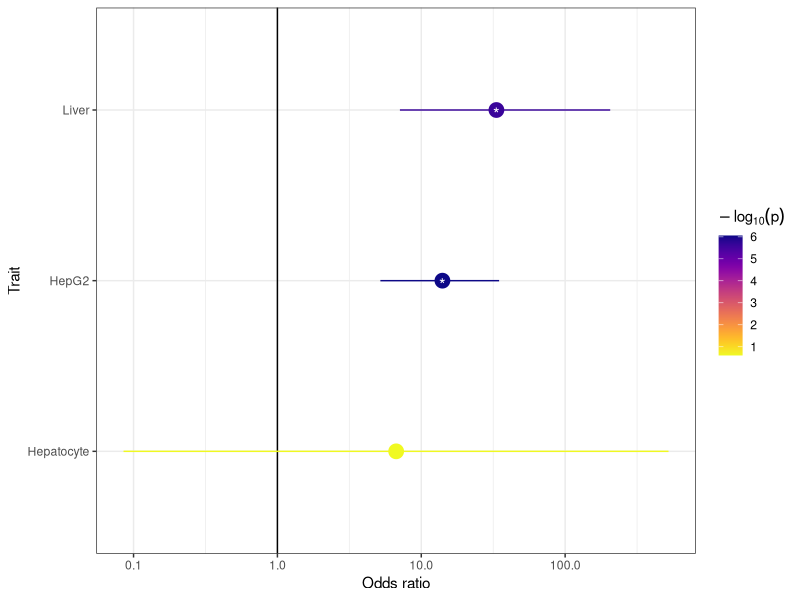
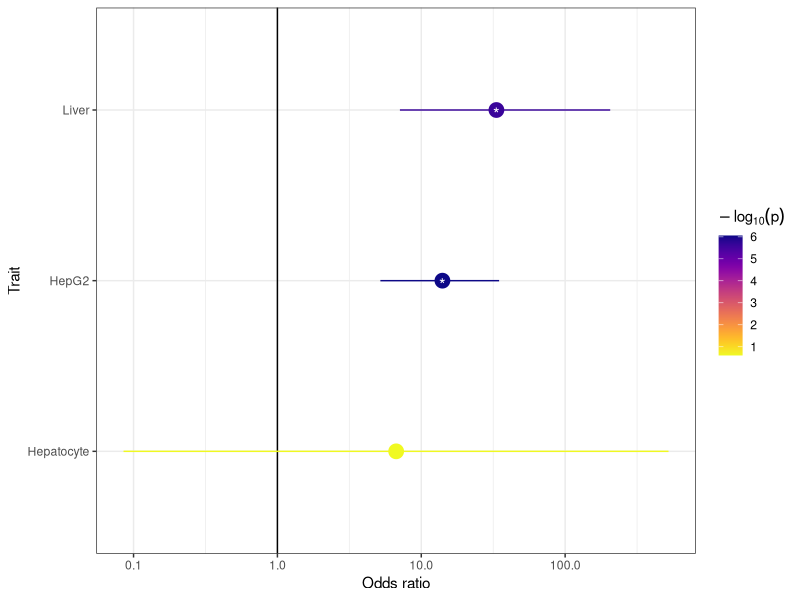

Generate these figures, in order, with R:
## ---- chunk 1
library(tidyverse)
library(viridis)
ROOT_DIR <- "/mnt/isilon/sfgi/dudekm/"
## ---- chunk 2
# Data from ADASTRA
ADASTRA_enrichment <-
  data.frame(
    cell_type = c("HepG2", "Liver", "Hepatocyte"),
    ASB_SNPs = c(8, 6, 1),
    nonASB_SNPs = c(16, 3, 1),
    expected_ASP_SNPs = c(9576, 2269, 749),
    expected_nonASB_SNPs = c(268668, 37779, 5014)
  )

results <- data.frame()
for (i in 1:nrow(ADASTRA_enrichment)) {
  m <- ADASTRA_enrichment[i, 2:5] %>% as.matrix() %>% c() %>% matrix(nrow = 2)
  ft <- fisher.test(m)
  
  new_row <-
    data.frame(
      odds_ratio = ft$estimate,
      odds_ratio_95_low = ft$conf.int[1],
      odds_ratio_95_high = ft$conf.int[2],
      fishers_p = ft$p.value,
      row.names = NULL
    )
  
  results <- rbind(results, new_row)
}

ADASTRA_enrichment <- cbind(ADASTRA_enrichment, results)


## ---- chunk 3
ADASTRA_enrichment %>%
  ggplot(aes(x = odds_ratio, y = cell_type, color = -log10(fishers_p))) + 
  geom_vline(xintercept = 1) +
  geom_pointrange(aes(xmin = odds_ratio_95_low, 
                      xmax = odds_ratio_95_high), size = 1) +
  geom_point(data = . %>% filter(fishers_p < 0.05), shape = "*", 
             color = "white", size = 4) +
  scale_color_viridis(option = "plasma", direction = -1, name = bquote(-log[10](p))) +
  scale_x_log10() +
  xlab("Odds ratio") +
  ylab("Trait") +
  theme_bw() +
  theme(plot.title = element_text(size = 10))

ggsave("figures/ADASTRA_enrichment.png", width = 5, height = 4, units = "in")
